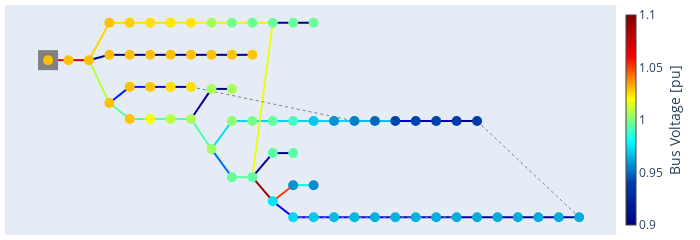

Source (notebook cell):
### Code cell
network.switch.loc[1, "closed"] = True
pp.runpp(network)
pp.plotting.plotly.pf_res_plotly(network, auto_open=False)
